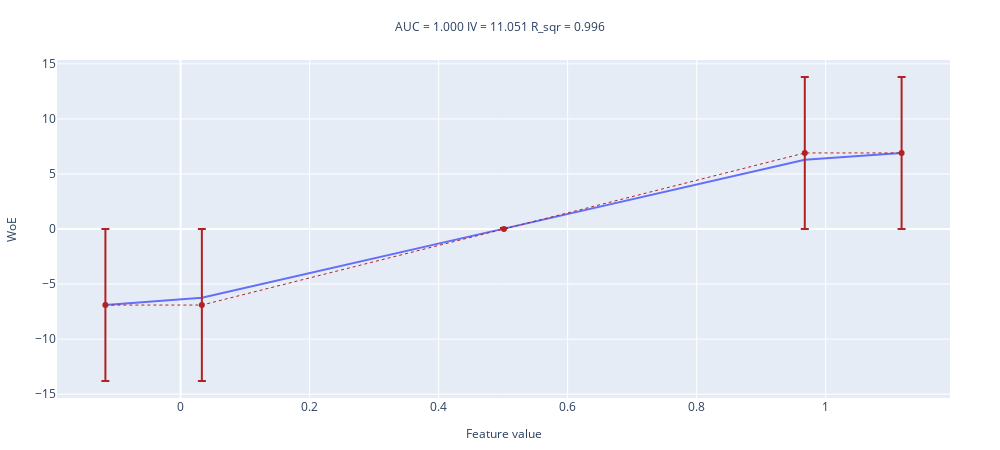

The notebook cell this image was saved under:
### Code cell
noise_std = 0.125
x = np.concatenate([sps.norm(0, noise_std).rvs(size = sample_size // 2), sps.norm(1, noise_std).rvs(size = sample_size // 2)])
woe_line(values=x, target=y, n_buckets=5)

### Figure 1 — Plotly figure (JSON) as saved in the notebook; plotly's stock layout.template omitted (floating-point values rounded to 4 significant figures)
{"data": [{"mode": "lines", "name": "interpolation_line", "showlegend": false, "type": "scatter", "x": [-0.1166, 0.03298, 0.5013, 0.9676, 1.118], "y": [-6.907, -6.246, 0.0328, 6.285, 6.907]}, {"error_y": {"array": [-6.907, -6.907, 0.08771, 6.907, 6.907], "arrayminus": [-6.907, -6.907, -0.08771, 6.907, 6.907], "symmetric": false, "type": "data"}, "line": {"color": "firebrick", "dash": "dot", "width": 1}, "name": "WoE", "showlegend": false, "type": "scatter", "x": [-0.1166, 0.03298, 0.5013, 0.9676, 1.118], "y": [-6.907, -6.907, 0, 6.907, 6.907]}], "layout": {"height": 450, "margin": {"b": 50, "l": 50, "r": 50, "t": 60}, "title": {"font": {"size": 12}, "text": "AUC = 1.000 IV = 11.051 R_sqr = 0.996 ", "x": 0.5, "xanchor": "center", "y": 0.95, "yanchor": "top"}, "width": 1000, "xaxis": {"title": {"font": {"size": 12}, "text": "Feature value"}}, "yaxis": {"title": {"font": {"size": 12}, "text": "WoE"}}}}
